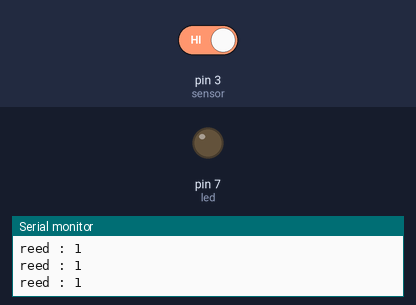
Bench run of a sketch on a simulated Arduino Uno, built with avr-gcc and run on an emulated ATmega328P. Shown: output pins drawn as LEDs (lit = HIGH), the last lines printed to the serial monitor. Inputs (shaded band) come from the test bench; at power-on: pin 3 (sensor) HIGH.

Above: at 2.8 s.
2.9 s: pin 3 (sensor) driven LOW
At 3.5 s:
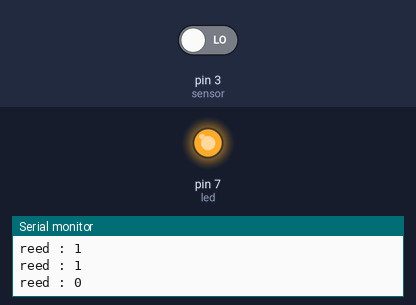
4.5 s: pin 3 (sensor) driven HIGH
At 6.2 s:
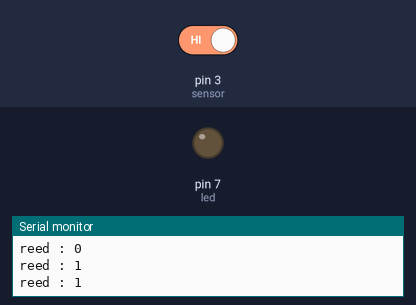
Timing chart, 0 to 7.7 s (numbered marks = the images above; inputs shaded):
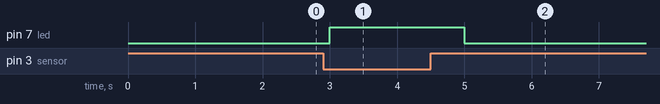

The sketch:

reedswitch.ino
```cpp
int sensor = 3;
int led = 7;

void setup() {
  // put your setup code here, to run once:
  Serial.begin(9600);
  pinMode(led,OUTPUT);
  pinMode(sensor,INPUT);
}

void loop() {
  // put your main code here, to run repeatedly:
  int reedSW = digitalRead(sensor);

  if(reedSW == LOW){
    digitalWrite(led,HIGH);
    }else{
    digitalWrite(led,LOW);
    }

    Serial.print("reed : ");
    Serial.println(reedSW);
    delay(1000);
}
```

Measured:
- after the input at 2.9 s, pin 7 (led): LOW → HIGH after 0.10 s
- after the input at 4.5 s, pin 7 (led): HIGH → LOW after 0.50 s
